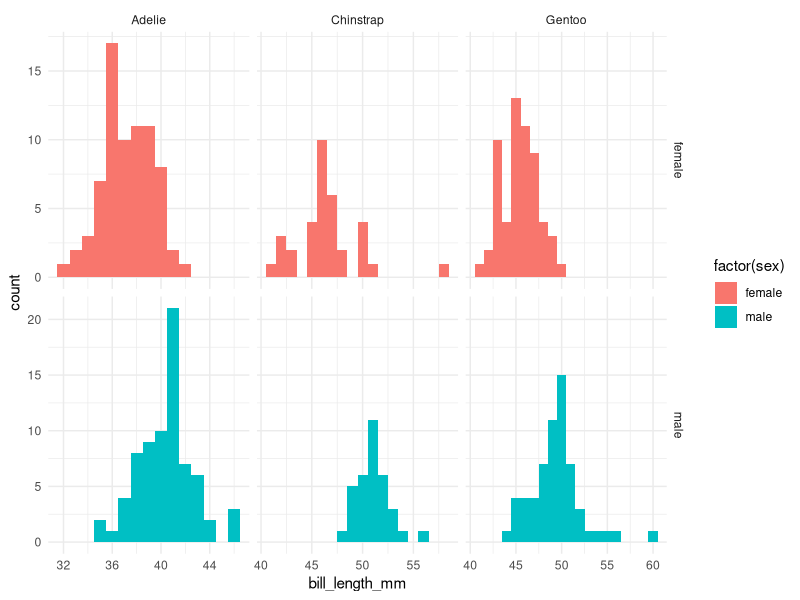

Here is the R script that generated this plot:
## ---- chunk 1
#| echo: true
#| output: true

library(palmerpenguins)
library(tidyverse)
data(penguins)
glimpse(penguins)
## ---- chunk 2
#| echo: true
#| output: true

na.omit(penguins) |> 
ggplot(aes(x = bill_length_mm, fill = factor(sex))) +
geom_histogram(binwidth = 1) +
facet_grid(sex ~ species, scales = "free") +
theme_minimal()
## ---- chunk 3
#| echo: true
#| output: true
two.way <- aov(bill_length_mm ~ sex + species + sex*species, data = penguins)
summary(two.way)
## ---- chunk 4
#| echo: true
#| output: true

pairwise.t.test(penguins$bill_length_mm, penguins$species, p.adj = "bonf")
## ---- chunk 5
#| echo: true
#| output: true

pairwise.t.test(penguins$bill_length_mm, penguins$sex, p.adj = "bonf")
## ---- chunk 6
#| echo: true
#| output: true

TukeyHSD(two.way, which = "sex:species")
